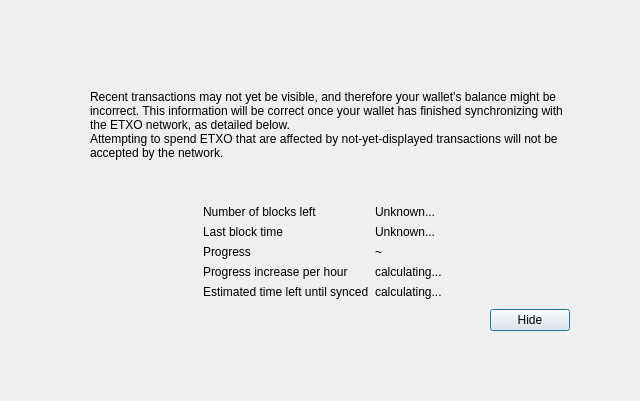
<?xml version="1.0" encoding="UTF-8"?>
<ui version="4.0">
 <class>ModalOverlay</class>
 <widget class="QWidget" name="ModalOverlay">
  <property name="geometry">
   <rect>
    <x>0</x>
    <y>0</y>
    <width>640</width>
    <height>401</height>
   </rect>
  </property>
  <property name="windowTitle">
   <string>Form</string>
  </property>
  <layout class="QVBoxLayout" name="verticalLayout" stretch="0">
   <property name="sizeConstraint">
    <enum>QLayout::SetDefaultConstraint</enum>
   </property>
   <property name="leftMargin">
    <number>0</number>
   </property>
   <property name="topMargin">
    <number>0</number>
   </property>
   <property name="rightMargin">
    <number>0</number>
   </property>
   <property name="bottomMargin">
    <number>0</number>
   </property>
   <item>
    <widget class="QWidget" name="bgWidget" native="true">
     <property name="styleSheet">
      <string notr="true"/>
     </property>
     <layout class="QVBoxLayout" name="verticalLayoutMain" stretch="0">
      <property name="leftMargin">
       <number>60</number>
      </property>
      <property name="topMargin">
       <number>60</number>
      </property>
      <property name="rightMargin">
       <number>60</number>
      </property>
      <property name="bottomMargin">
       <number>60</number>
      </property>
      <item>
       <widget class="QWidget" name="contentWidget" native="true">
        <property name="styleSheet">
         <string notr="true"/>
        </property>
        <layout class="QVBoxLayout" name="verticalLayoutSub" stretch="1,0,0,0,0">
         <property name="spacing">
          <number>0</number>
         </property>
         <property name="leftMargin">
          <number>10</number>
         </property>
         <property name="topMargin">
          <number>10</number>
         </property>
         <property name="rightMargin">
          <number>10</number>
         </property>
         <property name="bottomMargin">
          <number>10</number>
         </property>
         <item>
          <layout class="QHBoxLayout" name="horizontalLayoutIconText" stretch="0,1">
           <property name="topMargin">
            <number>20</number>
           </property>
           <item>
            <layout class="QVBoxLayout" name="verticalLayoutIcon">
             <property name="leftMargin">
              <number>0</number>
             </property>
             <item>
              <widget class="QLabel" name="warningIcon">
               <property name="text">
                <string/>
               </property>
              </widget>
             </item>
             <item>
              <spacer name="verticalSpacerWarningIcon">
               <property name="orientation">
                <enum>Qt::Vertical</enum>
               </property>
               <property name="sizeHint" stdset="0">
                <size>
                 <width>20</width>
                 <height>40</height>
                </size>
               </property>
              </spacer>
             </item>
            </layout>
           </item>
           <item>
            <layout class="QVBoxLayout" name="verticalLayoutInfoText">
             <property name="leftMargin">
              <number>0</number>
             </property>
             <property name="topMargin">
              <number>0</number>
             </property>
             <item>
              <widget class="QLabel" name="infoText">
               <property name="text">
                <string>Recent transactions may not yet be visible, and therefore your wallet's balance might be incorrect. This information will be correct once your wallet has finished synchronizing with the ETXO network, as detailed below.</string>
               </property>
               <property name="textFormat">
                <enum>Qt::RichText</enum>
               </property>
               <property name="wordWrap">
                <bool>true</bool>
               </property>
              </widget>
             </item>
             <item>
              <widget class="QLabel" name="infoTextStrong">
               <property name="text">
                <string>Attempting to spend ETXO that are affected by not-yet-displayed transactions will not be accepted by the network.</string>
               </property>
               <property name="textFormat">
                <enum>Qt::RichText</enum>
               </property>
               <property name="wordWrap">
                <bool>true</bool>
               </property>
              </widget>
             </item>
             <item>
              <spacer name="verticalSpacerInTextSpace">
               <property name="orientation">
                <enum>Qt::Vertical</enum>
               </property>
               <property name="sizeHint" stdset="0">
                <size>
                 <width>20</width>
                 <height>40</height>
                </size>
               </property>
              </spacer>
             </item>
            </layout>
           </item>
          </layout>
         </item>
         <item>
          <spacer name="verticalSpacerAfterText">
           <property name="orientation">
            <enum>Qt::Vertical</enum>
           </property>
           <property name="sizeHint" stdset="0">
            <size>
             <width>20</width>
             <height>40</height>
            </size>
           </property>
          </spacer>
         </item>
         <item>
          <layout class="QFormLayout" name="formLayout">
           <property name="fieldGrowthPolicy">
            <enum>QFormLayout::FieldsStayAtSizeHint</enum>
           </property>
           <property name="formAlignment">
            <set>Qt::AlignHCenter|Qt::AlignTop</set>
           </property>
           <property name="horizontalSpacing">
            <number>6</number>
           </property>
           <property name="verticalSpacing">
            <number>6</number>
           </property>
           <property name="topMargin">
            <number>10</number>
           </property>
           <item row="0" column="0">
            <widget class="QLabel" name="labelNumberOfBlocksLeft">
             <property name="text">
              <string>Number of blocks left</string>
             </property>
            </widget>
           </item>
           <item row="0" column="1">
            <widget class="QLabel" name="numberOfBlocksLeft">
             <property name="text">
              <string>Unknown...</string>
             </property>
            </widget>
           </item>
           <item row="1" column="0">
            <widget class="QLabel" name="labelLastBlockTime">
             <property name="text">
              <string>Last block time</string>
             </property>
            </widget>
           </item>
           <item row="1" column="1">
            <widget class="QLabel" name="newestBlockDate">
             <property name="sizePolicy">
              <sizepolicy hsizetype="Maximum" vsizetype="Preferred">
               <horstretch>0</horstretch>
               <verstretch>0</verstretch>
              </sizepolicy>
             </property>
             <property name="text">
              <string>Unknown...</string>
             </property>
            </widget>
           </item>
           <item row="2" column="0">
            <widget class="QLabel" name="labelSyncDone">
             <property name="text">
              <string>Progress</string>
             </property>
            </widget>
           </item>
           <item row="2" column="1">
            <layout class="QHBoxLayout" name="horizontalLayoutSync" stretch="0,1">
             <item>
              <widget class="QLabel" name="percentageProgress">
               <property name="text">
                <string notr="true">~</string>
               </property>
              </widget>
             </item>
            </layout>
           </item>
           <item row="4" column="0">
            <widget class="QLabel" name="labelProgressIncrease">
             <property name="text">
              <string>Progress increase per hour</string>
             </property>
            </widget>
           </item>
           <item row="4" column="1">
            <widget class="QLabel" name="progressIncreasePerH">
             <property name="text">
              <string>calculating...</string>
             </property>
            </widget>
           </item>
           <item row="5" column="0">
            <widget class="QLabel" name="labelEstimatedTimeLeft">
             <property name="text">
              <string>Estimated time left until synced</string>
             </property>
            </widget>
           </item>
           <item row="5" column="1">
            <widget class="QLabel" name="expectedTimeLeft">
             <property name="text">
              <string>calculating...</string>
             </property>
            </widget>
           </item>
          </layout>
         </item>
         <item>
          <layout class="QHBoxLayout" name="horizontalLayoutButtons">
           <property name="leftMargin">
            <number>10</number>
           </property>
           <property name="topMargin">
            <number>10</number>
           </property>
           <item>
            <spacer name="horizontalSpacer">
             <property name="orientation">
              <enum>Qt::Horizontal</enum>
             </property>
             <property name="sizeHint" stdset="0">
              <size>
               <width>40</width>
               <height>20</height>
              </size>
             </property>
            </spacer>
           </item>
           <item>
            <widget class="QPushButton" name="closeButton">
             <property name="text">
              <string>Hide</string>
             </property>
             <property name="shortcut">
              <string notr="true">Esc</string>
             </property>
             <property name="focusPolicy">
              <enum>Qt::StrongFocus</enum>
             </property>
             <property name="default">
              <bool>true</bool>
             </property>
            </widget>
           </item>
          </layout>
         </item>
         <item>
          <layout class="QVBoxLayout" name="verticalLayout_2">
           <item>
            <spacer name="verticalSpacer">
             <property name="orientation">
              <enum>Qt::Vertical</enum>
             </property>
             <property name="sizeHint" stdset="0">
              <size>
               <width>20</width>
               <height>40</height>
              </size>
             </property>
            </spacer>
           </item>
          </layout>
         </item>
        </layout>
       </widget>
      </item>
     </layout>
    </widget>
   </item>
  </layout>
 </widget>
 <resources/>
 <connections/>
</ui>
